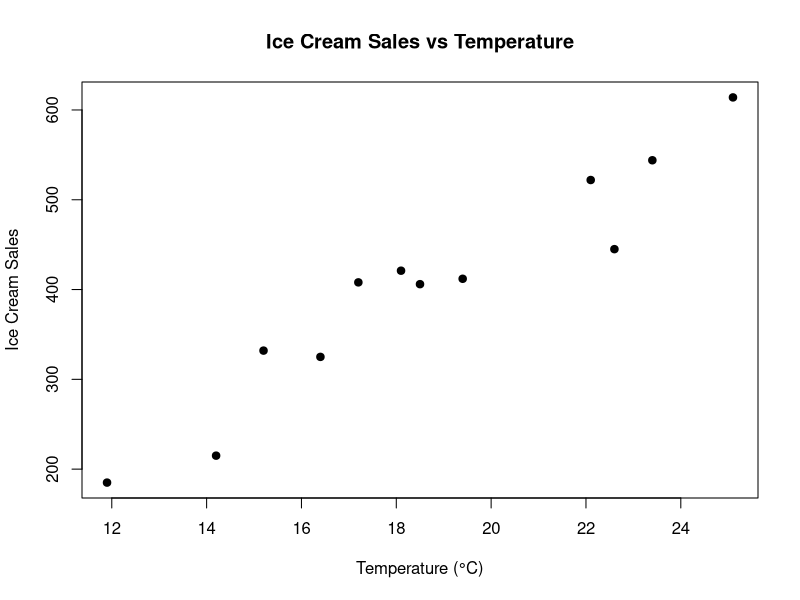

This chart was generated by the following R code:

temp <- c(14.2, 16.4, 11.9, 15.2, 18.5, 22.1,
          19.4, 25.1, 23.4, 18.1, 22.6, 17.2)


sales <- c(215, 325, 185, 332, 406, 522,
           412, 614, 544, 421, 445, 408)


plot(
  temp, sales,
  main = "Ice Cream Sales vs Temperature",
  xlab = "Temperature (°C)",
  ylab = "Ice Cream Sales",
  pch = 19
)
